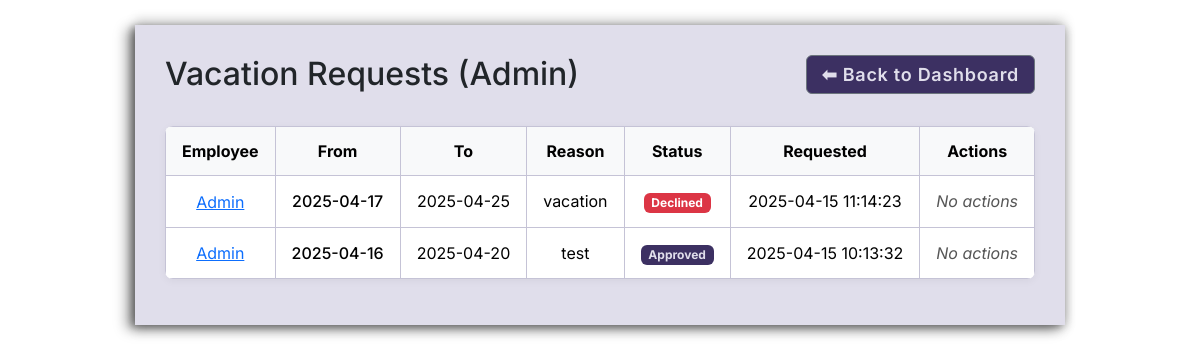
/admin_vacation.php (signed in), run on the app's committed database.
### tables this page shows
CREATE TABLE leaves (
  leave_id INTEGER PRIMARY KEY AUTOINCREMENT,
  employee_id INTEGER NOT NULL,
  from_date TEXT NOT NULL,
  to_date TEXT NOT NULL,
  reason TEXT,
  manager_email TEXT,
  status TEXT DEFAULT 'pending',
  date_requested TEXT DEFAULT CURRENT_TIMESTAMP,
  FOREIGN KEY (employee_id) REFERENCES users(employee_id)
);

CREATE TABLE users (
  employee_id INTEGER PRIMARY KEY AUTOINCREMENT,
  name TEXT NOT NULL,
  email TEXT UNIQUE NOT NULL,
  password_hash TEXT NOT NULL,
  is_admin INTEGER NOT NULL DEFAULT 0,
  profile_image TEXT DEFAULT '/uploads/default.jpg',
  phone TEXT,
  department TEXT,
  manager_email TEXT,
  leave_quota INTEGER DEFAULT 21,
  leave_used INTEGER DEFAULT 0,
  date_created TEXT DEFAULT CURRENT_TIMESTAMP,
  last_login TEXT
, rfid_id TEXT);

### admin_vacation.php (the view, shortened to what this page needs)
<?php
require_once "includes/config.php";
$stmt = $conn->query("SELECT l.leave_id, l.employee_id, l.from_date, l.to_date, l.reason, l.status, l.date_requested, u.name FROM leaves l JOIN users u ON l.employee_id = u.employee_id ORDER BY l.date_requested DESC");
$requests = $stmt->fetchAll(PDO::FETCH_ASSOC);
?>
<!DOCTYPE html>
<html lang="en">
<head>
  <link href="https://cdn.jsdelivr.net/npm/bootstrap@5.3.3/dist/css/bootstrap.min.css" rel="stylesheet">
  <link rel="stylesheet" href="./css/style.css">
</head>
<body>
<div class="container_admin_vacation">
  <div class="d-flex justify-content-between align-items-center mb-4">
  <h2 class="me-1">Vacation Requests (Admin)</h2>
    <a href="dashboard.php" class="btn btn-secondary">⬅ Back to Dashboard</a>
  </div>
  <table class="table table-bordered">
    <thead class="table-light">
      <tr>
        <th>Employee</th>
        <th>From</th>
        <th>To</th>
        <th>Reason</th>
        <th>Status</th>
        <th>Requested</th>
        <th>Actions</th>
      </tr>
    </thead>
    <tbody>
    <?php foreach ($requests as $row):
      $badge = 'secondary';
      if ($row['status'] === 'approved') $badge = 'success';
      elseif ($row['status'] === 'pending') $badge = 'warning';
      elseif ($row['status'] === 'declined') $badge = 'danger';
    ?>
      <tr>
        <td>
          <button class="btn btn-link p-0" onclick="showVacationInfo(<?= $row['employee_id'] ?>)">
            <?= htmlspecialchars($row['name']) ?>
          </button>
        </td>
        <td><?= htmlspecialchars($row['from_date']) ?></td>
        <td><?= htmlspecialchars($row['to_date']) ?></td>
        <td><?= htmlspecialchars($row['reason']) ?></td>
        <td><span class="badge bg-<?= $badge ?>"><?= ucfirst($row['status']) ?></span></td>
        <td><?= htmlspecialchars($row['date_requested']) ?></td>
        <td>
          <?php if ($row['status'] === 'pending'): ?>
            <form method="post" class="d-inline">
              <input type="hidden" name="leave_id" value="<?= $row['leave_id'] ?>">
              <button type="submit" name="action" value="approved" class="btn btn-success btn-sm"  <span class="badge bg-success" style="
    padding: 10px 10px 10px 10px;">Approved</span>
            </form>
            <form method="post" class="d-inline-block">
              <input type="hidden" name="leave_id" value="<?= $row['leave_id'] ?>">
            <button type="submit" name="action" value="declined" class="btn btn-danger" style="padding: 11px 10px 10px 14px; min-width: 78px;">Decline
            </button>
            </form>
          <?php else: ?>
            <em>No actions</em>
          <?php endif; ?>
        </td>
      </tr>
    <?php endforeach; ?>
    </tbody>
  </table>
</div>
</body>
</html>

### css/style.css (style rules this page uses)
:root { --primary-bg: #E0DEEB; --sidebar-bg: #705AB4; --sidebar-hover: #8C75D6; --sidebar-text: #E0DEEB; --font-family: 'Inter', sans-serif; --btn-bg: #302B4F; --btn-hover: #504A7A; --table-border: #C5C3D6; --table-header-bg: #f4f2fc; --table-hover: #f0edff; --text-color: #2a2644; }
* { margin: 0; padding: 0; box-sizing: border-box; }
body { font-family: var(--font-family); display: flex; justify-content: center; align-items: center; }
.btn-secondary { text-align: center; display: inline-block; padding: 10px 30px; color: #E0DEEB; background: #3C3062; border-radius: 4px; text-decoration: none; margin-top: 20px; }
.container_admin_vacation { max-width: 1440px; display: flex; flex-direction: column; background-color: #E0DEEB; margin-top: 25px; margin-bottom: 50px; box-shadow: -8px 4px 12px rgba(0, 0, 0, 0.4), -4px 2px 6px rgba(0, 0, 0, 0.2), 4px 2px 8px rgba(0, 0, 0, 0.1), 0 6px 10px rgba(0, 0, 0, 0.15), 0 -6px 10px rgba(0, 0, 0, 0.15); padding: 30px; font-family: 'Inter', sans-serif; }
table { caption-side: bottom; border-collapse: collapse; text-align: center; }
a { text-decoration: none; }
.align-items-center { align-items: center !important; }
::placeholder { font-family: 'Inter'; font-style: normal; font-weight: 200; font-size: 16px; line-height: 19px; letter-spacing: 0.06em; color: rgba(129, 112, 202, 0.6); padding: 0 0 0 15px; }
.btn_save, .btn_cansel, .btn-success, .btn-secondary, .btn_upload_img, .btn_edit, .btn_edit_pas, .btn_reqest, .btn_user_dash, .btn_user_new, .btn_add_back, .btn_add-users, .btn_back_time, .btn_save_users, .btn_confirm, .btn-submit, .btn_print, .btn-mirror { font-family: 'Inter'; font-style: normal; font-weight: 600; font-size: 18px; letter-spacing: 0.04em; color: #E0DEEB; background: #3C3062; border-radius: 6px; text-decoration: none; }
.bg-success { background-color: #3C3062 !important; color: #E0DEEB; }
.btn-secondary, .btn-submit, .btn_confirm { padding: 5px 15px; margin: 0 0 8px 0; }
table.table { width: 100%; border-collapse: collapse; font-family: var(--font-family); background-color: var(--bs-body-bg); color: var(--text-color); box-shadow: 0 2px 8px rgba(0, 0, 0, 0.05); border-radius:8px; overflow:hidden; }
table { caption-side: bottom; border-collapse: collapse; text-align: center; background: var(--bs-body-bg); }
table.table thead.table-light { background-color: var(--table-header-bg); color: var(--sidebar-bg); font-weight: 600; }
table.table th, table.table td { padding: 12px 16px; border: 1px solid var(--table-border); text-align: center; vertical-align: middle; }
table.table tbody tr:nth-child(even) { background-color: #E0DEEB; }
td:nth-child(2) { font-weight: 500; }
td:last-child { font-style: italic; color: #555; }

### data on the page
leaves: employee.name "Admin", from_date "2025-04-17", to_date "2025-04-25", reason "vacation", status "Declined", date_requested "2025-04-15 11:14:23", shows "No actions"
leaves: employee.name "Admin", from_date "2025-04-16", to_date "2025-04-20", reason "test", status "Approved", date_requested "2025-04-15 10:13:32", shows "No actions"
